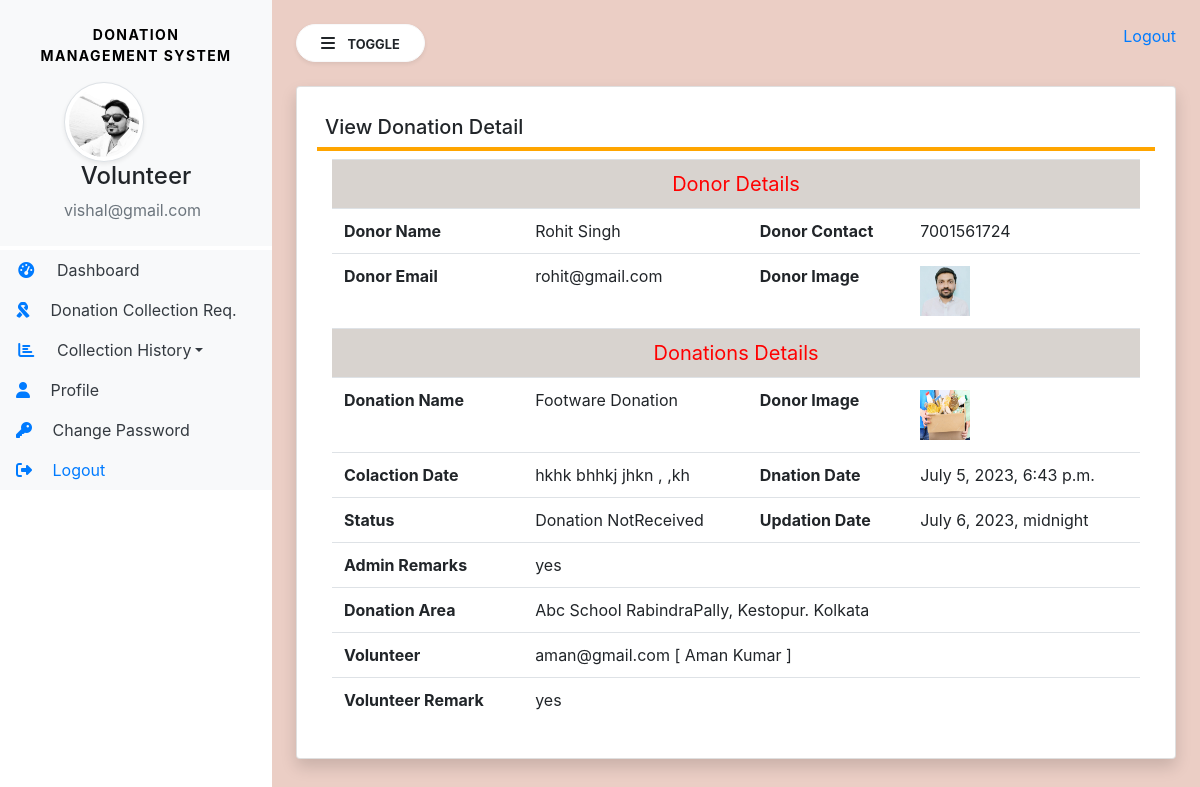
The app's page /donation_collection_details/3 (signed in) with its own data.
### Donation/models.py (models this page shows, shortened)
class Volunteer(models.Model):
    user = models.ForeignKey(User,on_delete=models.CASCADE)
    contact = models.CharField(max_length=15,null=True)
    address = models.CharField(max_length=300,null=True)
    userpic = models.FileField(null=True)
    idpic = models.FileField(null=True)
    status = models.CharField(max_length=20)
    aboutme = models.CharField(max_length=300,null=True)
    regdate = models.DateTimeField(auto_now=True)
    adminremark = models.CharField(max_length=300,null=True)
    updationdate = models.DateField(null=True)

class Donation(models.Model):
    donor = models.ForeignKey(Donor, on_delete=models.SET_NULL, null=True)
    donationName = models.CharField(max_length=100, null=True)
    donationpic = models.FileField(null=True)
    colloctionloc = models.CharField(max_length=50, null=True)
    description = models.CharField(max_length=300, null=True)
    status = models.CharField(max_length=50)
    donationdate = models.DateTimeField(auto_now_add=True)
    adminRemarks = models.CharField(max_length=300, null=True)
    volunteer = models.ForeignKey(Volunteer, on_delete=models.SET_NULL, null=True)
    donationArea = models.ForeignKey(DonationArea, on_delete=models.CASCADE, null=True)
    volunteerRemarks = models.CharField(max_length=300, null=True)
    updationDate = models.DateTimeField(null=True)

class Donor(models.Model):
    user = models.ForeignKey(User,on_delete=models.CASCADE)
    contact = models.CharField(max_length=15,null=True)
    address = models.CharField(max_length=300,null=True)
    userpic = models.FileField(null=True)
    regdate = models.DateTimeField(auto_now=True)

class DonationArea(models.Model):
   areaname = models.CharField(max_length=200,null=True)
   description = models.CharField(max_length=300,null = True)
   creationdate = models.DateTimeField(auto_now_add=True)

### Donation/views.py (the view, shortened to what this page needs)
# urls.py: path('donation_collection_details/<int:pid>', views.donation_collection_details, name='donation_collection_details'),
def donation_collection_details(request, pid):
    if not request.user.is_authenticated:
        return redirect('Volunteer_login')
    donation = Donation.objects.get(id=pid)
    error = ""
    return render(request, 'volunteer/donation_collection_details.html', locals())

### Donation/templates/volunteer/donation_collection_details.html (shortened to what this page needs)
{% extends 'volunteer/volunteer_sidebar.html' %}
{% block main %}
<div class="card shadow">
    <div class="card-body">
        <h5 class="p-2" style="border-bottom: 4px solid orange;">View Donation Detail</h5>
        <div class="container-fluid">
            <table class="table table-hover">
                <tr align="center" style="background-color: rgb(216, 211, 207);">
                    <td colspan="4" style="font-size : 20px; color:red;">Donor Details</td>
                </tr>
                <tr>
                    <th>Donor Name</th>
                    <td>{{donation.donor.user.first_name}} {{donation.donor.user.last_name}}</td>
                    <th> Donor Contact</th>
                    <td>{{donation.donor.contact}}</td>
                </tr>
                <tr>
                    <th>Donor Email</th>
                    <td>{{donation.donor.user.username}}</td>
                    <th> Donor Image</th>
                    <td><img src="{{donation.donor.userpic.url}}" width="50px" height="50px"></td>
                </tr>
                <tr align="center" style="background-color: rgb(216, 211, 207);">
                    <td colspan="4" style="font-size : 20px; color:red;">Donations Details</td>
                </tr>
                <tr>
                    <th>Donation Name</th>
                    <td>{{donation.donationName}}</td>
                    <th> Donor Image</th>
                    <td><img src="{{donation.donationpic.url}}" width="50px" height="50px"></td>
                </tr>
                <tr>
                    <th>Colaction Date</th>
                    <td>{{donation.colloctionloc}}</td>
                    <th> Dnation Date</th>
                    <td>{{donation.donationdate}}</td>
                </tr>
                <tr>
                    <th>Status</th>
                    <td style="text-transform: capitalize;">{{donation.status}}</td>
                    <th>Updation Date</th>
                    <td>{{ donation.updationDate}}</td>
                </tr>
                <tr>
                    <th>Admin Remarks</th>
                    <td colspan="3">{{donation.adminRemarks}}</td>
                </tr>
                <tr>
                    <th>Donation Area</th>
                    <td style="text-transform: capitalize;" colspan="3">{{donation.donationArea.areaname}}</td>
                </tr>
                <tr>
                    <th>Volunteer</th>
                    <td colspan="3">{{donation.volunteer.user.username}} [ {{donation.volunteer.user.first_name}}
                        {{donation.volunteer.user.last_name}} ]
                    </td>
                </tr>
                {% if not donation.volunteerRemarks %}
                <form method="post">
                    {% csrf_token %}
                    <tr>
                        <th>Donation Received ?</th>
                        <td colspan="3">
                            <input type="radio" name="status" value="Donation Received" required>Donation Received
                            <input class="ml-5" type="radio" name="status" value="Donation notReceived" required>Donation
                            Not Received
                        </td>
                    <tr>
                        <th>Volunteer Remark</th>
                        <td colspan="3">
                            <textarea class="form-control" placeholder="Volunteer Remarks" name="volunteerRemarks"
                                      required></textarea>
                        </td>
                    </tr>
                    </tr>
                    <tr>
                        <td></td>
                        <td colspan="3">
                            <button type="submit" class="btn btn-primary pull-left">Update<i
                                    class="fa fa-arrow-circle-right"></i></button>
                        </td>
                    </tr>
                </form>
                {% else %}
                <tr>
                    <th>Volunteer Remark</th>
                    <td colspan="3">{{donation.volunteerRemarks}}</td>
                </tr>
                {% endif %}
            </table>
        </div>
    </div>
</div>
{% endblock %}

### Donation/templates/volunteer/volunteer_sidebar.html (shortened to what this page needs)
{% load static %}
<html>
<head>
  <link rel="stylesheet" href="https://cdn.jsdelivr.net/npm/bootstrap@4.6.2/dist/css/bootstrap.min.css">
  <link rel="stylesheet" href="{% static 'css/sidebar.css'%}">
  <link rel="stylesheet" href="https://cdnjs.cloudflare.com/ajax/libs/font-awesome/4.7.0/css/font-awesome.min.css">
  <link rel="stylesheet" href="https://cdnjs.cloudflare.com/ajax/libs/font-awesome/6.3.0/css/all.min.css">
  <link rel="stylesheet" href="https://stackpath.bootstrapcdn.com/bootstrap/4.5.0/css/bootstrap.min.css"
>
  <link rel="stylesheet" href="https://cdnjs.cloudflare.com/ajax/libs/font-awesome/4.7.0/css/font-awesome.min.css">
  <link rel="stylesheet" href="https://cdn.datatables.net/1.13.4/css/jquery.dataTables.min.css">
  <link rel="stylesheet" href="https://cdn.datatables.net/buttons/2.3.6/css/buttons.dataTables.min.css">
</head>
<body style="background-color:RGB(235, 206, 197);">
  <div class="bg-white vertical-nav" id="sidebar">
    <div class="bg-light py-4 px-3 mb-1">
      <p class="font-weight-bold text-uppercase px-3 sidebar-title " style="color:black;font-size:14px;text-align: center;">Donation Management System</p>
      <div class="media d-flex align-item-center ml-5 ">
        <img  src="{{request.user.volunteer_set.all.0.userpic.url}}" height="100" width="80"
          class=" mr-3 rounded-circle img-thumbnail shadow-sm d-flex">
      </div>
      <div class="media-body">
        <h4 class="nb-0 text-center" >Volunteer</h4>
        <p class="text-muted mb-0 ml-5" style="color:black;">{{request.user.username}}</p>
      </div>
    </div>
    <ul class="nav flex-column bg-white">
      <li class="nav-item">
        <a href="{% url 'volunteer_home'%}" class="nav-link  text-dark bg-light ">
          <i class="fas fa-tachometer-alt fa-fw mr-3 text-primary"></i>
          Dashboard</a>
      </li>
      <li class="nav-item">
        <a href="{% url 'collection_request'%}" class="nav-link  text-dark bg-light ">
          <i class="fas fa-ribbon mr-3 text-primary"></i>
          Donation Collection Req.</a>
      </li>
      <li class="nav-item dropdown">
        <a href="#" class="nav-link dropdown-toggle text-dark bg-light" id="navbardrop" data-toggle="dropdown">
          <i class="fas fa-chart-bar fa-fw mr-3 text-primary"></i>
          Collection History</a>
      </li>
      <li class="nav-item">
        <a href="#" class="nav-link text-dark bg-light ">
          <i class="fa-solid fa-user mr-3 text-primary"></i>
          Profile</a>
      </li>
      <li class="nav-item">
        <a href="#" class="nav-link text-dark bg-light ">
          <i class="fas fa-key mr-3 text-primary"></i>
          Change Password</a>
      </li>
      <li class="nav-item">
        <a href="#" class="nav-link  bg-light">
          <i class="fa fa-sign-out mr-3" ></i>
          Logout</a>
      </li>
    </ul>
  </div>
  <div class="page-content p-4" id="content">
    <a href="{% url 'logout'%}" title="logout" class="text-black float-right"
    >Logout</a>
    <button id="sidebarCollapse" type="button" class="btn btn-light rounded-pill bg-white shadow-sm px-4 mb-4">
      <i class="fas fa-bars mr-2"></i>
      <small class="text-uppercase font-weight-bold">Toggle</small></button>
    {% block main %}
    {% endblock %}
  </div>
</body>
</html>

### Donation/static/css/sidebar.css (style rules this page uses)
.sidebar-title { letter-spacing:0.1em; color:#aaa; }
body { background-color: #426575; min-height:100vh; }
.vertical-nav { min-width:17rem; width:17rem; height:100vh; position:fixed; top:0; left:0; transition:all 0.4s }
.page-content { width:calc(100%-17rem); margin-left:17rem; transition:all 0.4s }

### records on screen
Donation: donor.user.first_name "Rohit", donor.user.last_name "Singh", donor.contact "7001561724", donor.user.username "rohit@gmail.com", donor.userpic (picture), donationName "Footware Donation", donationpic (picture), colloctionloc "hkhk bhhkj jhkn , ,kh", donationdate "July 5, 2023, 6:43 p.m.", status "Donation NotReceived", updationDate "July 6, 2023, midnight", adminRemarks "yes", donationArea.areaname "Abc School RabindraPally, Kestopur. Kolkata", volunteer.user.username "aman@gmail.com", volunteer.user.first_name "Aman", volunteer.user.last_name "Kumar", volunteerRemarks "yes"

### other values on screen
{{ request.user.username }} "vishal@gmail.com"
